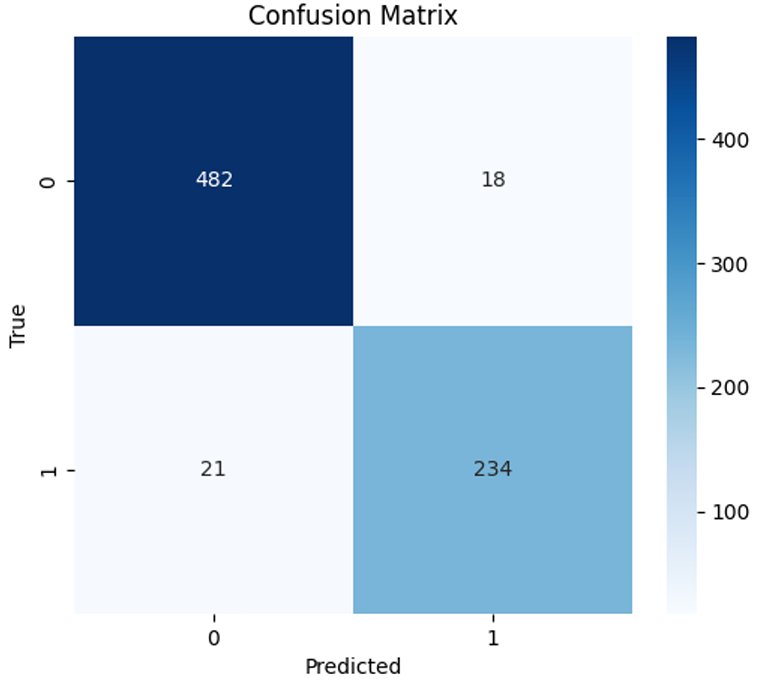
#> input picture confusionmatrix.png, 766 x 691 px
$ python display_images.py
#> lines starting #> are read from the running program, lines starting #| are printed output that depends on the picture
import os
import cv2
import matplotlib.pyplot as plt

def load_images_from_folder(folder):
    images = []
    labels = []
    for img_name in os.listdir(folder):
        img_path = os.path.join(folder, img_name)
        img = cv2.imread(img_path)
        if img is not None:
            img = cv2.resize(img, (150, 150))  # Resize images
            images.append(img)
            labels.append(img_name)  # Using the image name as label for display
    return images, labels

def display_images(images, labels, num_cols=3):
    num_images = len(images)
    num_rows = (num_images + num_cols - 1) // num_cols  # Calculate number of rows needed

    # Limit the number of images displayed to avoid large figure sizes
    max_images_to_display = min(num_images, 15)  # Display a maximum of 15 images
    num_rows = (max_images_to_display + num_cols - 1) // num_cols

    plt.figure(figsize=(5 * num_cols, 5 * num_rows))
    for i in range(max_images_to_display):
        plt.subplot(num_rows, num_cols, i + 1)
        plt.imshow(cv2.cvtColor(images[i], cv2.COLOR_BGR2RGB))  # Convert BGR to RGB
        plt.title(labels[i])
        plt.axis('off')
    plt.tight_layout()
    plt.show()

if __name__ == "__main__":
    dataset_path = input("Enter the path to your dataset (images folder): ")
#> the answer given: ..
    images, labels = load_images_from_folder(dataset_path)
#> in load_images_from_folder, img is the input picture: shape (691, 766, 3); mean B, G, R 223.4, 206.3, 188.3
#> in load_images_from_folder, `img = cv2.resize(img, (150, 150))`:
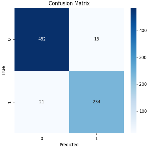
#> img: shape (150, 150, 3); mean B, G, R 223.6, 206.6, 188.7
#> pass 3 of the loop in load_images_from_folder, `for img_name in os.listdir(folder):`:
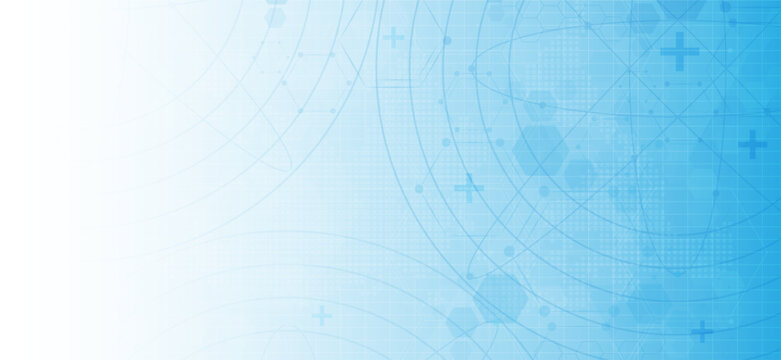
#> input picture ui.jpg, 781 x 360 px
#> in load_images_from_folder, img is the input picture: shape (360, 781, 3); mean B, G, R 244.7, 225.1, 178.6
#> in load_images_from_folder, `img = cv2.resize(img, (150, 150))`:
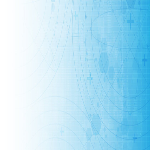
#> img: shape (150, 150, 3); mean B, G, R 244.6, 225, 178.6
#> images = 2 items; labels = ['confusionmatrix.png', 'ui.jpg']
    display_images(images, labels)
#> in display_images, `num_images = len(images)`: num_images = 2
#> in display_images, `num_rows = (num_images + num_cols - 1) // num_cols`: num_rows = 1
#> in display_images, `max_images_to_display = min(num_images, 15)`: max_images_to_display = 2
#> in display_images, `plt.show()`:
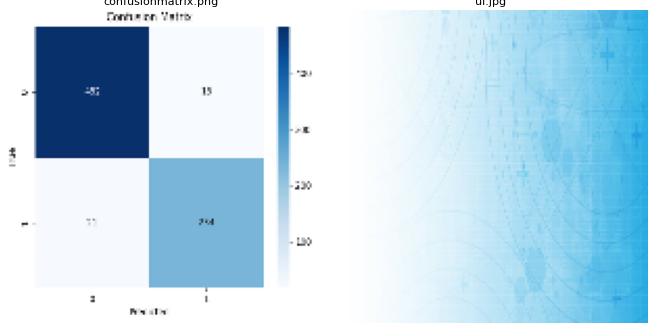
#> figure drawn by matplotlib, 2 panels
